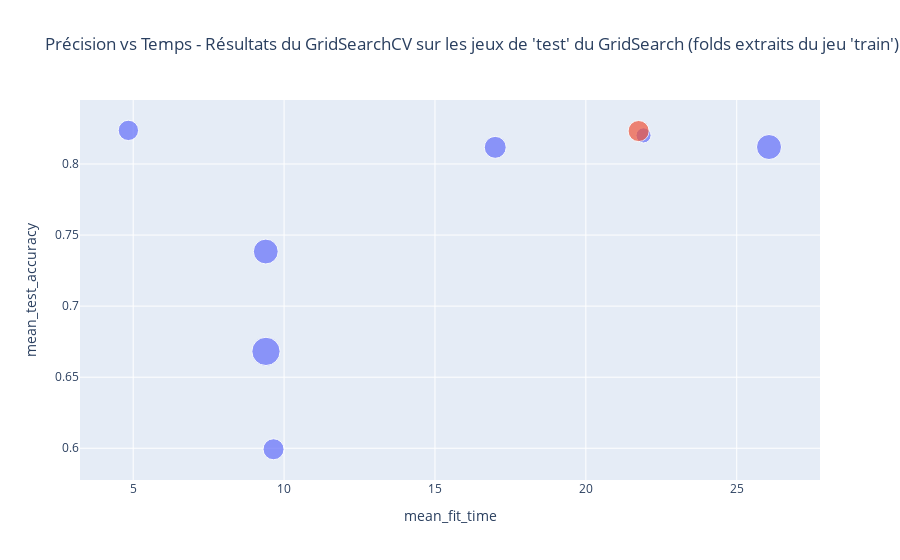
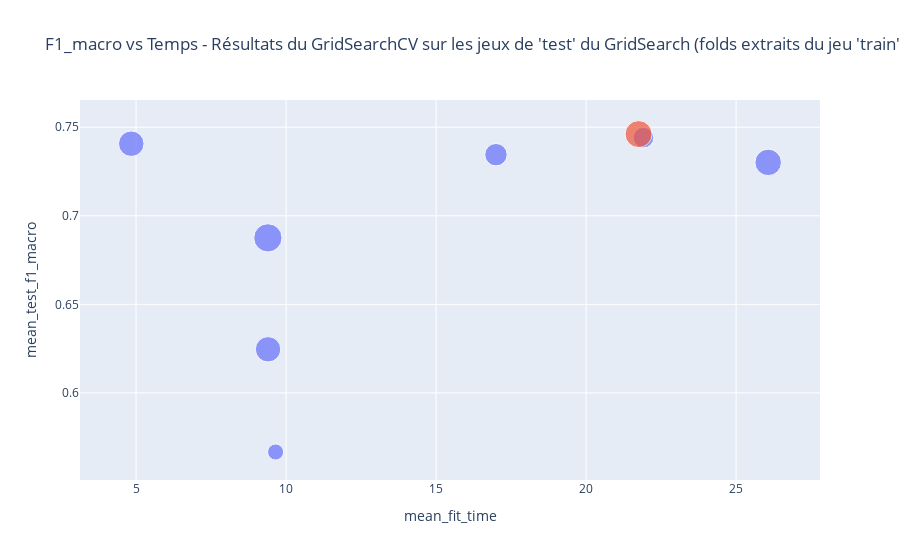

The cell these charts' notebook holds for them, in order:
### Code cell
import plotly.express as px

# Définition des scores à afficher en fonction du temps
scores = {
    "mean_test_accuracy": "Précision vs Temps - Résultats du GridSearchCV sur les jeux de 'test' du GridSearch (folds extraits du jeu 'train')",
    "mean_test_f1_macro": "F1_macro vs Temps - Résultats du GridSearchCV sur les jeux de 'test' du GridSearch (folds extraits du jeu 'train')",
}

SCORE_OF_INTEREST = "mean_test_f1_macro"

# Trouver l’indice du meilleur modèle
best_idx = results_df[SCORE_OF_INTEREST].idxmax()

results_df["highlight"] = results_df.index == best_idx

# Création du graphique interactif pour chaque cas
for score, title in scores.items():

    size_column = score.replace("mean", "std")
    size_column = size_column if size_column in results_df.columns else None

    fig = px.scatter(
        results_df.sort_values("highlight"),
        x="mean_fit_time",
        y=score,
        color='highlight',
        size=size_column,
        hover_data={
            'model_name': True,
            'params_str': True,
            "mean_fit_time": ':.2f',
            score: ':.4f',
        },
        title=title,
    )
    fig.update_traces(showlegend=False)
    fig.show()

### Figure 1 — Plotly figure (JSON) as saved in the notebook; plotly's stock layout.template omitted (floating-point values rounded to 4 significant figures)
{"data": [{"customdata": [["XGBClassifierWithLabelEncoding", "<br>   model__colsample_bytree=1.0<br>   model__eval_metric=logloss<br>   model__learning_rate=0.3<br>   model__max_depth=6<br>   model__min_child_weight=1<br>   model__n_estimators=100<br>   model__random_state=42<br>   model__subsample=1.0<br>   model__tree_method=auto<br>   sampler=ADASYN(random_state=42)<br>   sampler__random_state=42"], ["XGBClassifierWithLabelEncoding", "<br>   model__colsample_bytree=1.0<br>   model__eval_metric=logloss<br>   model__learning_rate=0.3<br>   model__max_depth=6<br>   model__min_child_weight=1<br>   model__n_estimators=100<br>   model__random_state=42<br>   model__subsample=1.0<br>   model__tree_method=auto<br>   sampler=passthrough"], ["XGBClassifierWithLabelEncoding", "<br>   model__colsample_bytree=1.0<br>   model__eval_metric=logloss<br>   model__learning_rate=0.3<br>   model__max_depth=6<br>   model__min_child_weight=1<br>   model__n_estimators=100<br>   model__random_state=42<br>   model__subsample=1.0<br>   model__tree_method=auto<br>   sampler=SMOTE(random_state=42)<br>   sampler__random_state=42"], ["XGBClassifierWithLabelEncoding", "<br>   model__colsample_bytree=1.0<br>   model__eval_metric=logloss<br>   model__learning_rate=0.3<br>   model__max_depth=6<br>   model__min_child_weight=1<br>   model__n_estimators=100<br>   model__random_state=42<br>   model__subsample=1.0<br>   model__tree_method=auto<br>   sampler=SMOTETomek(random_state=42)<br>   sampler__random_state=42"], ["XGBClassifierWithLabelEncoding", "<br>   model__colsample_bytree=1.0<br>   model__eval_metric=logloss<br>   model__learning_rate=0.3<br>   model__max_depth=6<br>   model__min_child_weight=1<br>   model__n_estimators=100<br>   model__random_state=42<br>   model__subsample=1.0<br>   model__tree_method=auto<br>   sampler=SMOTEENN(random_state=42)<br>   sampler__random_state=42"], ["XGBClassifierWithLabelEncoding", "<br>   model__colsample_bytree=1.0<br>   model__eval_metric=logloss<br>   model__learning_rate=0.3<br>   model__max_depth=6<br>   model__min_child_weight=1<br>   model__n_estimators=100<br>   model__random_state=42<br>   model__subsample=1.0<br>   model__tree_method=auto<br>   sampler=RandomUnderSampler(random_state=42)<br>   sampler__random_state=42"], ["XGBClassifierWithLabelEncoding", "<br>   model__colsample_bytree=1.0<br>   model__eval_metric=logloss<br>   model__learning_rate=0.3<br>   model__max_depth=6<br>   model__min_child_weight=1<br>   model__n_estimators=100<br>   model__random_state=42<br>   model__subsample=1.0<br>   model__tree_method=auto<br>   sampler=ClusterCentroids(random_state=42)<br>   sampler__random_state=42"]], "hovertemplate": "highlight=False<br>mean_fit_time=%{x:.2f}<br>mean_test_accuracy=%{y:.4f}<br>std_test_accuracy=%{marker.size}<br>model_name=%{customdata[0]}<br>params_str=%{customdata[1]}<extra></extra>", "legendgroup": "False", "marker": {"color": "#636efa", "size": [0.007574, 0.01373, 0.01596, 0.02076, 0.02045, 0.02652, 0.01465], "sizemode": "area", "sizeref": 6.631e-05, "symbol": "circle"}, "mode": "markers", "name": "False", "orientation": "v", "showlegend": false, "type": "scatter", "x": [21.91, 4.84, 17.0, 26.07, 9.394, 9.4, 9.651], "xaxis": "x", "y": [0.8201, 0.8237, 0.8117, 0.8119, 0.7384, 0.6681, 0.5993], "yaxis": "y"}, {"customdata": [["XGBClassifierWithLabelEncoding", "<br>   model__colsample_bytree=1.0<br>   model__eval_metric=logloss<br>   model__learning_rate=0.3<br>   model__max_depth=6<br>   model__min_child_weight=1<br>   model__n_estimators=100<br>   model__random_state=42<br>   model__subsample=1.0<br>   model__tree_method=auto<br>   sampler=RandomOverSampler(random_state=42)<br>   sampler__random_state=42"]], "hovertemplate": "highlight=True<br>mean_fit_time=%{x:.2f}<br>mean_test_accuracy=%{y:.4f}<br>std_test_accuracy=%{marker.size}<br>model_name=%{customdata[0]}<br>params_str=%{customdata[1]}<extra></extra>", "legendgroup": "True", "marker": {"color": "#EF553B", "size": [0.01472], "sizemode": "area", "sizeref": 6.631e-05, "symbol": "circle"}, "mode": "markers", "name": "True", "orientation": "v", "showlegend": false, "type": "scatter", "x": [21.75], "xaxis": "x", "y": [0.8232], "yaxis": "y"}], "layout": {"legend": {"itemsizing": "constant", "title": {"text": "highlight"}, "tracegroupgap": 0}, "title": {"text": "Précision vs Temps - Résultats du GridSearchCV sur les jeux de 'test' du GridSearch (folds extraits du jeu 'train')"}, "xaxis": {"anchor": "y", "domain": [0, 1], "title": {"text": "mean_fit_time"}}, "yaxis": {"anchor": "x", "domain": [0, 1], "title": {"text": "mean_test_accuracy"}}}}

### Figure 2 — Plotly figure (JSON) as saved in the notebook; plotly's stock layout.template omitted (floating-point values rounded to 4 significant figures)
{"data": [{"customdata": [["XGBClassifierWithLabelEncoding", "<br>   model__colsample_bytree=1.0<br>   model__eval_metric=logloss<br>   model__learning_rate=0.3<br>   model__max_depth=6<br>   model__min_child_weight=1<br>   model__n_estimators=100<br>   model__random_state=42<br>   model__subsample=1.0<br>   model__tree_method=auto<br>   sampler=ADASYN(random_state=42)<br>   sampler__random_state=42"], ["XGBClassifierWithLabelEncoding", "<br>   model__colsample_bytree=1.0<br>   model__eval_metric=logloss<br>   model__learning_rate=0.3<br>   model__max_depth=6<br>   model__min_child_weight=1<br>   model__n_estimators=100<br>   model__random_state=42<br>   model__subsample=1.0<br>   model__tree_method=auto<br>   sampler=passthrough"], ["XGBClassifierWithLabelEncoding", "<br>   model__colsample_bytree=1.0<br>   model__eval_metric=logloss<br>   model__learning_rate=0.3<br>   model__max_depth=6<br>   model__min_child_weight=1<br>   model__n_estimators=100<br>   model__random_state=42<br>   model__subsample=1.0<br>   model__tree_method=auto<br>   sampler=SMOTE(random_state=42)<br>   sampler__random_state=42"], ["XGBClassifierWithLabelEncoding", "<br>   model__colsample_bytree=1.0<br>   model__eval_metric=logloss<br>   model__learning_rate=0.3<br>   model__max_depth=6<br>   model__min_child_weight=1<br>   model__n_estimators=100<br>   model__random_state=42<br>   model__subsample=1.0<br>   model__tree_method=auto<br>   sampler=SMOTETomek(random_state=42)<br>   sampler__random_state=42"], ["XGBClassifierWithLabelEncoding", "<br>   model__colsample_bytree=1.0<br>   model__eval_metric=logloss<br>   model__learning_rate=0.3<br>   model__max_depth=6<br>   model__min_child_weight=1<br>   model__n_estimators=100<br>   model__random_state=42<br>   model__subsample=1.0<br>   model__tree_method=auto<br>   sampler=SMOTEENN(random_state=42)<br>   sampler__random_state=42"], ["XGBClassifierWithLabelEncoding", "<br>   model__colsample_bytree=1.0<br>   model__eval_metric=logloss<br>   model__learning_rate=0.3<br>   model__max_depth=6<br>   model__min_child_weight=1<br>   model__n_estimators=100<br>   model__random_state=42<br>   model__subsample=1.0<br>   model__tree_method=auto<br>   sampler=RandomUnderSampler(random_state=42)<br>   sampler__random_state=42"], ["XGBClassifierWithLabelEncoding", "<br>   model__colsample_bytree=1.0<br>   model__eval_metric=logloss<br>   model__learning_rate=0.3<br>   model__max_depth=6<br>   model__min_child_weight=1<br>   model__n_estimators=100<br>   model__random_state=42<br>   model__subsample=1.0<br>   model__tree_method=auto<br>   sampler=ClusterCentroids(random_state=42)<br>   sampler__random_state=42"]], "hovertemplate": "highlight=False<br>mean_fit_time=%{x:.2f}<br>mean_test_f1_macro=%{y:.4f}<br>std_test_f1_macro=%{marker.size}<br>model_name=%{customdata[0]}<br>params_str=%{customdata[1]}<extra></extra>", "legendgroup": "False", "marker": {"color": "#636efa", "size": [0.0149, 0.02282, 0.01763, 0.02462, 0.02804, 0.02265, 0.009053], "sizemode": "area", "sizeref": 7.009e-05, "symbol": "circle"}, "mode": "markers", "name": "False", "orientation": "v", "showlegend": false, "type": "scatter", "x": [21.91, 4.84, 17.0, 26.07, 9.394, 9.4, 9.651], "xaxis": "x", "y": [0.7441, 0.7407, 0.7345, 0.7302, 0.6875, 0.6246, 0.5666], "yaxis": "y"}, {"customdata": [["XGBClassifierWithLabelEncoding", "<br>   model__colsample_bytree=1.0<br>   model__eval_metric=logloss<br>   model__learning_rate=0.3<br>   model__max_depth=6<br>   model__min_child_weight=1<br>   model__n_estimators=100<br>   model__random_state=42<br>   model__subsample=1.0<br>   model__tree_method=auto<br>   sampler=RandomOverSampler(random_state=42)<br>   sampler__random_state=42"]], "hovertemplate": "highlight=True<br>mean_fit_time=%{x:.2f}<br>mean_test_f1_macro=%{y:.4f}<br>std_test_f1_macro=%{marker.size}<br>model_name=%{customdata[0]}<br>params_str=%{customdata[1]}<extra></extra>", "legendgroup": "True", "marker": {"color": "#EF553B", "size": [0.02557], "sizemode": "area", "sizeref": 7.009e-05, "symbol": "circle"}, "mode": "markers", "name": "True", "orientation": "v", "showlegend": false, "type": "scatter", "x": [21.75], "xaxis": "x", "y": [0.7461], "yaxis": "y"}], "layout": {"legend": {"itemsizing": "constant", "title": {"text": "highlight"}, "tracegroupgap": 0}, "title": {"text": "F1_macro vs Temps - Résultats du GridSearchCV sur les jeux de 'test' du GridSearch (folds extraits du jeu 'train')"}, "xaxis": {"anchor": "y", "domain": [0, 1], "title": {"text": "mean_fit_time"}}, "yaxis": {"anchor": "x", "domain": [0, 1], "title": {"text": "mean_test_f1_macro"}}}}
